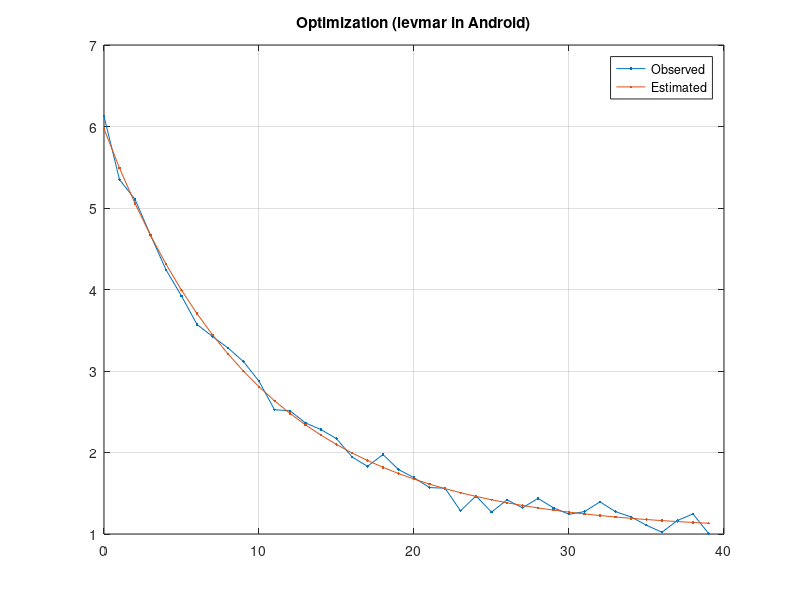

This chart was generated by the following MATLAB code:
clc; clear; close all;
A = load('out_data.txt');
plot(A(:, 1), A(:, 2),'.-'); hold on;
plot(A(:, 1), A(:, 3),'.-');
grid on;
legend('Observed', 'Estimated');
title('Optimization (levmar in Android)');